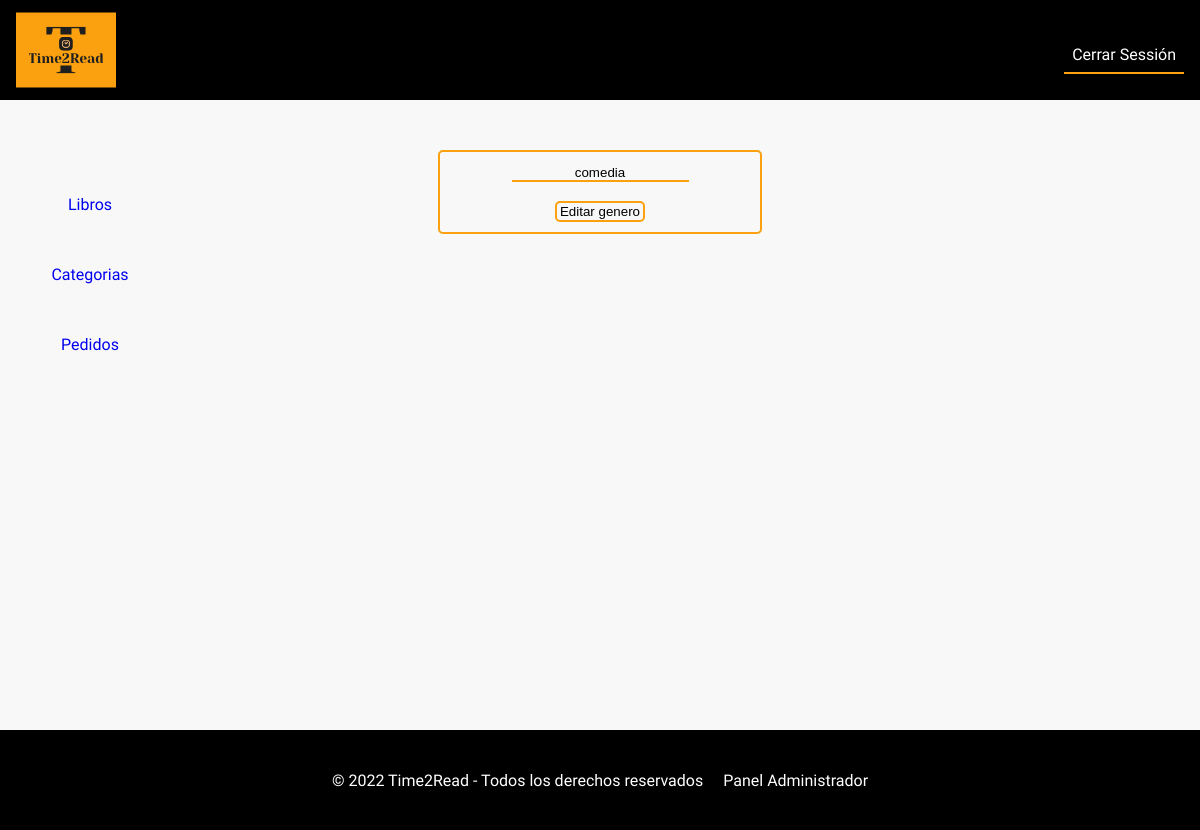
Page /index.php?controller=Categoria&action=mostrarEditarCategoria&id=1 (signed in) on the earlier database version.
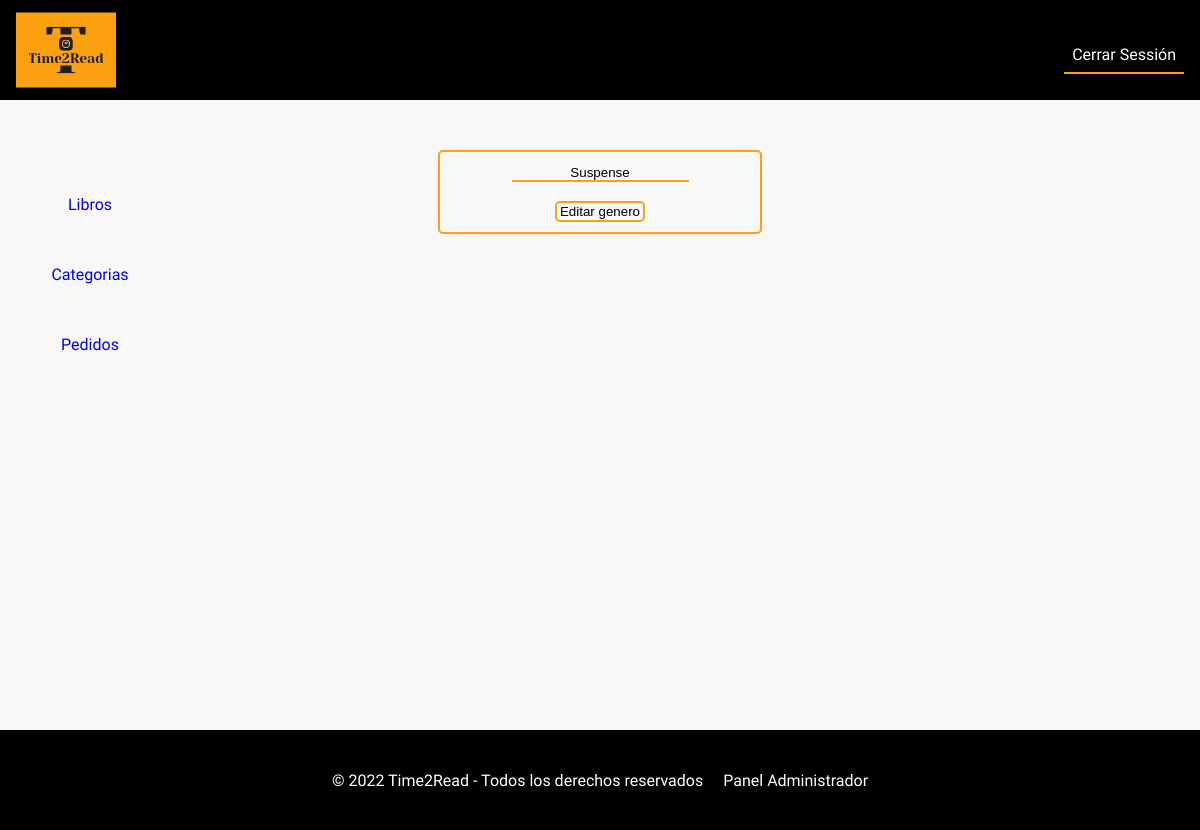
Same page on the later database version.
### tables this page shows
CREATE TABLE `generos` (
  `id_genero` int(11) NOT NULL,
  `nombre` varchar(50) NOT NULL,
  `estado` tinyint(1) NOT NULL
);

### controllers/CategoriaController.php (called while the page is built, shortened)
<?php
require "models/categoria.php";
class CategoriaController
{
    public function mostrarEditarCategoria()
    {
        $_idcategoria = $_GET['id'];
        $categoria = new Categoria();
        $datosCategoria = $categoria->obtenerInfo($_idcategoria);
        require_once "views/adminPanel/menu.php";
        require_once "views/adminPanel/editarCategoria.php";
    }
}

### models/database.php (called while the page is built, shortened)
<?php
class Database{
    public function __construct(){
        $servername = "localhost";
        $dbname= "biblioteca";
        $username = "root";
        $password = "";
        try{
		$this->db = new PDO("mysql:host=$servername;dbname=$dbname",$username, $password);
        }
        catch(PDOException $error)
        {
            echo "Connection failed: ". $error->getMessage();
        }
    }
}

### models/categoria.php (called while the page is built, shortened)
<?php
require_once("database.php");
class Categoria extends Database
{
    public function obtenerInfo($id){
        $consulta = $this->db->prepare("SELECT * FROM generos WHERE id_genero = $id");
        $consulta->execute();
        $resultado = $consulta->fetchAll();
        return $resultado;
    }
}

### views/adminPanel/editarCategoria.php (the view)
<?php
echo "
<form class='admin-panel-form' method='post' action='index.php?controller=Categoria&action=editarCategoria'>
    <input type='text' id='id_genero' name='id_genero' value='" . $datosCategoria[0]['id_genero'] . "' class='ocult' readonly>
    <input type='text' class='place-holder' placeholder='Nombre' id='nombre' name='nombre' value='" . $datosCategoria[0]['nombre'] . "'><br><br>
    <input type='text' id='estado' name='estado' value='" . $datosCategoria[0]['estado'] . "' class='ocult' readonly>
    <input name='submit' class='submit-button' type='submit' id='submit' value='Editar genero'><br>
</form>";

Differences in the rows shown:
changed generos: nombre "comedia" → "Suspense"
